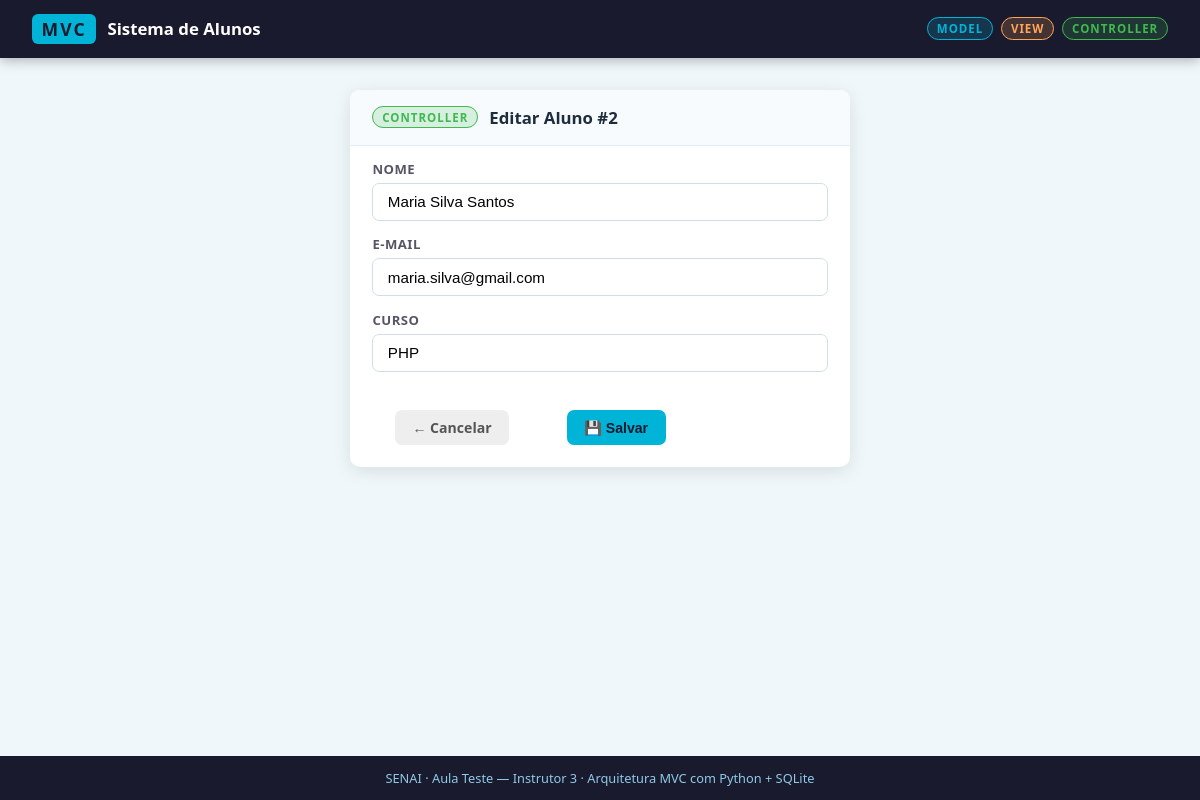
The app's page /editar/2 with its own data.
### tables this page shows
CREATE TABLE alunos (
                id    INTEGER PRIMARY KEY AUTOINCREMENT,
                nome  TEXT    NOT NULL,
                email TEXT    NOT NULL,
                curso TEXT    NOT NULL
            );

### view/app.py (the view)
@app.route("/editar/<int:aluno_id>")
def editar(aluno_id):
    aluno = ctrl.buscar_por_id(aluno_id)
    if not aluno:
        flash("Aluno não encontrado.", "danger")
        return redirect(url_for("index"))
    return render_template("editar.html", aluno=aluno)

### controller/crud.py (called while the page is built)
    def buscar_por_id(self, aluno_id: int) -> dict | None:
        db = Conexao()
        try:
            db.cursor.execute("SELECT * FROM alunos WHERE id = ?", (aluno_id,))
            row = db.cursor.fetchone()
            return dict(row) if row else None
        finally:
            db.fechar()

### model/conexao.py (called while the page is built)
    def criar_tabela(self):
        self.cursor.execute("""
            CREATE TABLE IF NOT EXISTS alunos (
                id    INTEGER PRIMARY KEY AUTOINCREMENT,
                nome  TEXT    NOT NULL,
                email TEXT    NOT NULL,
                curso TEXT    NOT NULL
            )
        """)
        self.conn.commit()

    def fechar(self):
        self.conn.close()

### view/templates/editar.html
{% extends "base.html" %}
{% block content %}
<div class="page-center">
  <section class="card card-form card-edit">
    <div class="card-header">
      <span class="layer-badge controller">Controller</span>
      <h2>Editar Aluno #{{ aluno.id }}</h2>
    </div>
    <form action="/alterar/{{ aluno.id }}" method="post">
      <div class="form-group">
        <label for="nome">Nome</label>
        <input type="text" id="nome" name="nome" value="{{ aluno.nome }}" required/>
      </div>
      <div class="form-group">
        <label for="email">E-mail</label>
        <input type="email" id="email" name="email" value="{{ aluno.email }}" required/>
      </div>
      <div class="form-group">
        <label for="curso">Curso</label>
        <input type="text" id="curso" name="curso" value="{{ aluno.curso }}" required/>
      </div>
      <div class="btn-row">
        <a href="/" class="btn btn-cancel">← Cancelar</a>
        <button type="submit" class="btn btn-primary">💾 Salvar</button>
      </div>
    </form>
  </section>
</div>
{% endblock %}

### view/static/style.css (style rules this page uses)
*, *::before, *::after { box-sizing: border-box; margin: 0; padding: 0; }
:root { --dark: #1A1A2E; --mid: #16213E; --accent: #0F3460; --teal: #00B4D8; --mint: #48CAE4; --orange: #FFA657; --green: #3FB950; --yellow: #E3B341; --white: #FFFFFF; --offwhite: #E8F4F8; --light-bg: #F0F7FA; --gray: #8ECAE6; --text: #1e2d3d; --radius: 10px; --shadow: 0 4px 18px rgba(0,0,0,.10); }
body { font-family: 'Segoe UI', system-ui, sans-serif; background: var(--light-bg); color: var(--text); min-height: 100vh; display: flex; flex-direction: column; }
.badge, .layer-badge { font-size: .72rem; font-weight: 700; letter-spacing: 1px; padding: .18rem .55rem; border-radius: 20px; text-transform: uppercase; }
.badge-controller, .controller { background: rgba(63,185,80,.18); color: var(--green); border: 1px solid var(--green); }
.card { background: var(--white); border-radius: var(--radius); box-shadow: var(--shadow); overflow: hidden; }
.card-header { display: flex; align-items: center; gap: .7rem; padding: 1rem 1.4rem; border-bottom: 1px solid #e4eef3; background: #f7fbfd; }
.card-header h2 { font-size: 1.05rem; color: var(--text); }
.card-form { padding-bottom: 1.4rem; }
.form-group { padding: .9rem 1.4rem 0; }
.form-group label { display: block; font-size: .82rem; font-weight: 600; color: #556; margin-bottom: .3rem; text-transform: uppercase; letter-spacing: .5px; }
.form-group input { width: 100%; padding: .6rem .9rem; border: 1.5px solid #d0dde8; border-radius: 7px; font-size: .95rem; transition: border .2s; }
.card-form .btn { margin: 1.2rem 1.4rem 0; }
.btn { display: inline-flex; align-items: center; gap: .3rem; padding: .5rem 1.1rem; border-radius: 7px; font-size: .88rem; font-weight: 600; cursor: pointer; border: none; text-decoration: none; transition: opacity .15s, transform .1s; }
.btn-primary { background: var(--teal); color: var(--dark); }
.btn-cancel { background: #eee; color: #555; }
.page-center { display: flex; justify-content: center; }
.card-edit { width: 100%; max-width: 500px; padding-bottom: 1.4rem; }
.btn-row { display: flex; gap: .8rem; padding: 1.2rem 1.4rem 0; }

### records on screen
alunos: id "2", nome "Maria Silva Santos", email "maria.silva@gmail.com", curso "PHP"
